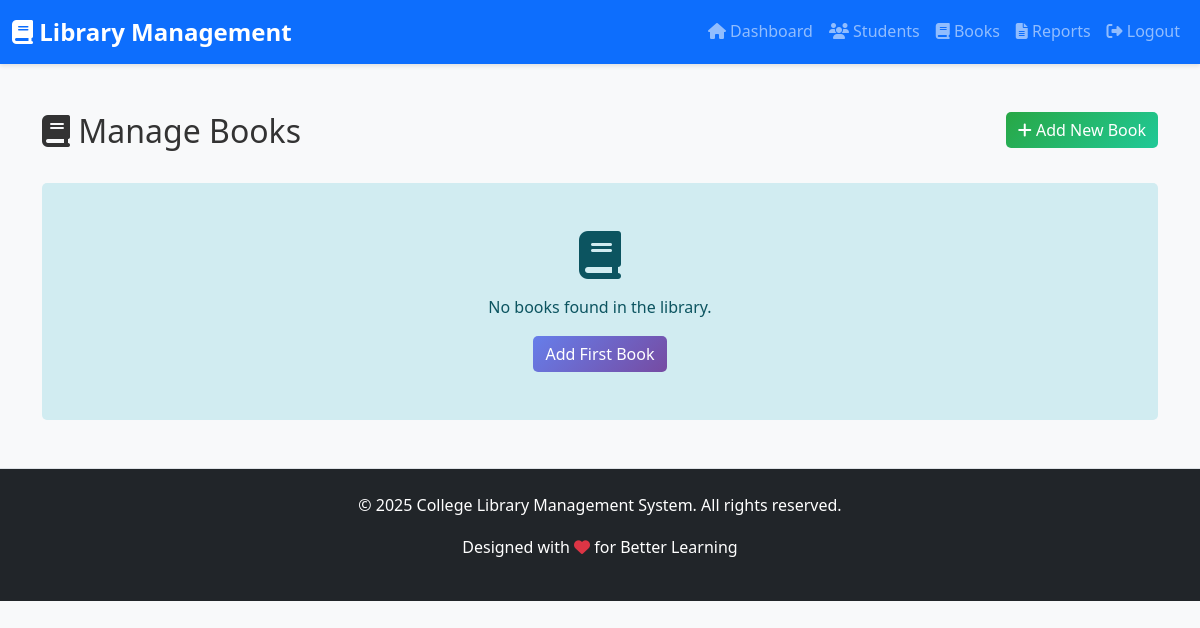
The app's page /admin/books (signed in), older data.
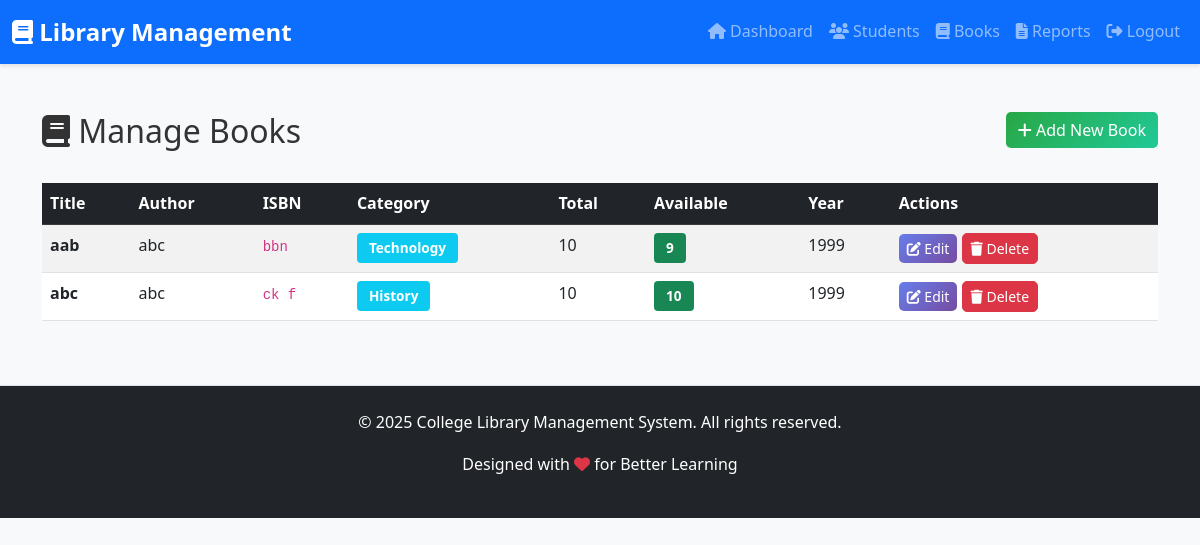
The same page, newer data.
### tables this page shows
CREATE TABLE books (
            id INTEGER PRIMARY KEY AUTOINCREMENT,
            title TEXT NOT NULL,
            author TEXT NOT NULL,
            isbn TEXT UNIQUE NOT NULL,
            category TEXT NOT NULL,
            quantity INTEGER NOT NULL,
            available_quantity INTEGER NOT NULL,
            description TEXT,
            published_year INTEGER,
            image_url TEXT,
            added_by INTEGER,
            created_at TIMESTAMP DEFAULT CURRENT_TIMESTAMP,
            FOREIGN KEY (added_by) REFERENCES admin(id)
        );

### app.py (the view)
@app.route('/admin/books')
@admin_required
def admin_books():
    conn = get_db()
    cursor = conn.cursor()
    cursor.execute('SELECT * FROM books ORDER BY created_at DESC')
    books = cursor.fetchall()
    conn.close()
    return render_template('admin_books.html', books=books)

### app.py (called while the page is built)
def get_db():
    conn = sqlite3.connect(DATABASE)
    conn.row_factory = sqlite3.Row
    return conn

def admin_required(f):
    @wraps(f)
    def decorated_function(*args, **kwargs):
        if 'admin_id' not in session:
            flash('Admin login required', 'danger')
            return redirect(url_for('admin_login'))
        return f(*args, **kwargs)
    return decorated_function

### templates/admin_books.html (shortened to what this page needs)
{% extends "base.html" %}
{% block content %}
<div class="container my-5">
    <div class="row mb-4">
        <div class="col-md-8">
            <h2><i class="fas fa-book"></i> Manage Books</h2>
        </div>
        <div class="col-md-4 text-end">
            <a href="{{ url_for('add_book') }}" class="btn btn-success">
                <i class="fas fa-plus"></i> Add New Book
            </a>
        </div>
    </div>
    {% if books %}
        <div class="table-responsive">
            <table class="table table-hover table-striped">
                <thead class="table-dark">
                    <tr>
                        <th>Title</th>
                        <th>Author</th>
                        <th>ISBN</th>
                        <th>Category</th>
                        <th>Total</th>
                        <th>Available</th>
                        <th>Year</th>
                        <th>Actions</th>
                    </tr>
                </thead>
                <tbody>
                    {% for book in books %}
                        <tr>
                            <td><strong>{{ book['title'] }}</strong></td>
                            <td>{{ book['author'] }}</td>
                            <td><code>{{ book['isbn'] }}</code></td>
                            <td><span class="badge bg-info">{{ book['category'] }}</span></td>
                            <td>{{ book['quantity'] }}</td>
                            <td>
                                {% if book['available_quantity'] > 0 %}
                                    <span class="badge bg-success">{{ book['available_quantity'] }}</span>
                                {% else %}
                                    <span class="badge bg-danger">0</span>
                                {% endif %}
                            </td>
                            <td>{{ book['published_year'] if book['published_year'] else 'N/A' }}</td>
                            <td>
                                <a href="{{ url_for('edit_book', book_id=book['id']) }}" class="btn btn-primary btn-sm">
                                    <i class="fas fa-edit"></i> Edit
                                </a>
                                <form method="POST" action="{{ url_for('delete_book', book_id=book['id']) }}" style="display:inline;">
                                    <button type="submit" class="btn btn-danger btn-sm confirm-submit" data-confirm="Are you sure?">
                                        <i class="fas fa-trash"></i> Delete
                                    </button>
                                </form>
                            </td>
                        </tr>
                    {% endfor %}
                </tbody>
            </table>
        </div>
    {% else %}
        <div class="alert alert-info text-center py-5">
            <i class="fas fa-book fa-3x mb-3"></i>
            <p>No books found in the library.</p>
            <a href="{{ url_for('add_book') }}" class="btn btn-primary">Add First Book</a>
        </div>
    {% endif %}
</div>
{% endblock %}

Row changes from the older to the newer data that the page shows:
added books: title "aab", author "abc", isbn "bbn", category "Technology", quantity "10", available_quantity "9", published_year "1999"
added books: title "abc", author "abc", isbn "ck f", category "History", quantity "10", available_quantity "10", published_year "1999"
Text that changed along with them:
text no longer shown: "No books found in the library. Add First Book"
text now shown: "Title Author ISBN Category Total Available Year Actions"
